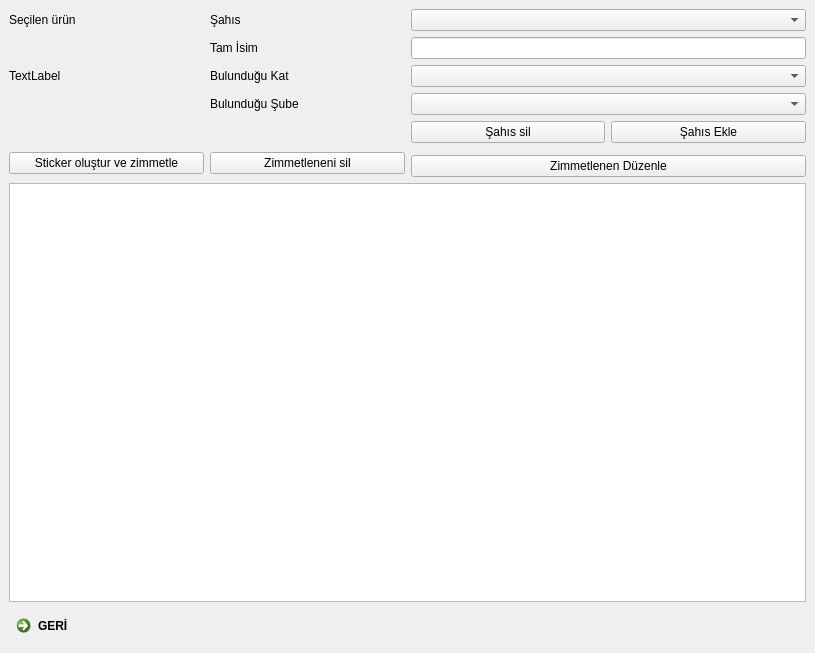
<?xml version="1.0" encoding="UTF-8"?>
<ui version="4.0">
 <class>MainWindow</class>
 <widget class="QMainWindow" name="MainWindow">
  <property name="geometry">
   <rect>
    <x>0</x>
    <y>0</y>
    <width>815</width>
    <height>653</height>
   </rect>
  </property>
  <property name="windowTitle">
   <string>MainWindow</string>
  </property>
  <widget class="QWidget" name="centralwidget">
   <layout class="QGridLayout" name="gridLayout">
    <item row="1" column="0" rowspan="3">
     <widget class="QLabel" name="secilmismalzeme_bilgiler">
      <property name="text">
       <string>TextLabel</string>
      </property>
     </widget>
    </item>
    <item row="0" column="0">
     <widget class="QLabel" name="label_5">
      <property name="text">
       <string>Seçilen ürün</string>
      </property>
     </widget>
    </item>
    <item row="9" column="0">
     <widget class="QCommandLinkButton" name="geri_button">
      <property name="text">
       <string>GERİ</string>
      </property>
      <property name="icon">
       <iconset>
        <normaloff>icon/pngtree-vector-back-icon-png-image_4190818.jpg</normaloff>icon/pngtree-vector-back-icon-png-image_4190818.jpg</iconset>
      </property>
     </widget>
    </item>
    <item row="3" column="1">
     <widget class="QLabel" name="label_4">
      <property name="text">
       <string>Bulunduğu Şube</string>
      </property>
     </widget>
    </item>
    <item row="4" column="2">
     <widget class="QPushButton" name="sahissil_button">
      <property name="text">
       <string>Şahıs sil</string>
      </property>
     </widget>
    </item>
    <item row="8" column="0" colspan="4">
     <widget class="QGraphicsView" name="stickerview"/>
    </item>
    <item row="1" column="1">
     <widget class="QLabel" name="label_2">
      <property name="text">
       <string>Tam İsim</string>
      </property>
     </widget>
    </item>
    <item row="0" column="1">
     <widget class="QLabel" name="label">
      <property name="text">
       <string>Şahıs</string>
      </property>
     </widget>
    </item>
    <item row="1" column="2" colspan="2">
     <widget class="QLineEdit" name="sahisisim_text"/>
    </item>
    <item row="0" column="2" colspan="2">
     <widget class="QComboBox" name="kisi_combobox"/>
    </item>
    <item row="2" column="2" colspan="2">
     <widget class="QComboBox" name="bulundugukat_combobox"/>
    </item>
    <item row="2" column="1">
     <widget class="QLabel" name="label_3">
      <property name="text">
       <string>Bulunduğu Kat</string>
      </property>
     </widget>
    </item>
    <item row="3" column="2" colspan="2">
     <widget class="QComboBox" name="bulundugusube_combobox"/>
    </item>
    <item row="4" column="3">
     <widget class="QPushButton" name="sahisekle_button">
      <property name="text">
       <string>Şahıs Ekle</string>
      </property>
     </widget>
    </item>
    <item row="6" column="0" rowspan="2" colspan="2">
     <layout class="QHBoxLayout" name="horizontalLayout">
      <item>
       <widget class="QPushButton" name="zimmetlebutton">
        <property name="text">
         <string>Sticker oluştur ve zimmetle</string>
        </property>
       </widget>
      </item>
      <item>
       <widget class="QPushButton" name="zimmetlesil_button">
        <property name="text">
         <string>Zimmetleneni sil</string>
        </property>
       </widget>
      </item>
     </layout>
    </item>
    <item row="7" column="2" colspan="2">
     <widget class="QPushButton" name="zimmetduzenle_button">
      <property name="text">
       <string>Zimmetlenen Düzenle</string>
      </property>
     </widget>
    </item>
   </layout>
  </widget>
 </widget>
 <resources/>
 <connections/>
</ui>
